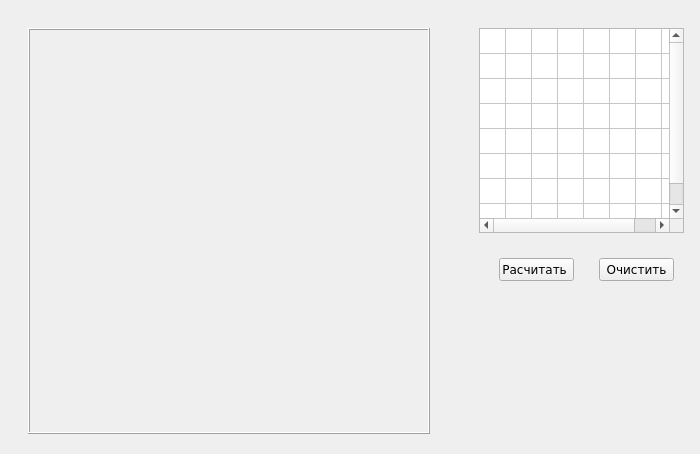
<?xml version="1.0" encoding="UTF-8"?>
<ui version="4.0">
 <class>MainWindow</class>
 <widget class="QMainWindow" name="MainWindow">
  <property name="geometry">
   <rect>
    <x>0</x>
    <y>0</y>
    <width>700</width>
    <height>454</height>
   </rect>
  </property>
  <property name="windowTitle">
   <string>Шахматы</string>
  </property>
  <property name="iconSize">
   <size>
    <width>25</width>
    <height>25</height>
   </size>
  </property>
  <widget class="QWidget" name="centralWidget">
   <property name="font">
    <font>
     <family>Verdana</family>
    </font>
   </property>
   <widget class="QWidget" name="chessBoard" native="true">
    <property name="geometry">
     <rect>
      <x>8</x>
      <y>8</y>
      <width>445</width>
      <height>445</height>
     </rect>
    </property>
    <property name="minimumSize">
     <size>
      <width>445</width>
      <height>445</height>
     </size>
    </property>
    <widget class="ChessBoard" name="board">
     <property name="geometry">
      <rect>
       <x>20</x>
       <y>20</y>
       <width>402</width>
       <height>406</height>
      </rect>
     </property>
     <property name="minimumSize">
      <size>
       <width>402</width>
       <height>402</height>
      </size>
     </property>
     <property name="baseSize">
      <size>
       <width>402</width>
       <height>400</height>
      </size>
     </property>
     <property name="acceptDrops">
      <bool>true</bool>
     </property>
     <property name="frameShape">
      <enum>QFrame::Box</enum>
     </property>
     <property name="frameShadow">
      <enum>QFrame::Raised</enum>
     </property>
    </widget>
   </widget>
   <widget class="QWidget" name="widget" native="true">
    <property name="geometry">
     <rect>
      <x>459</x>
      <y>8</y>
      <width>240</width>
      <height>445</height>
     </rect>
    </property>
    <property name="sizePolicy">
     <sizepolicy hsizetype="Preferred" vsizetype="Preferred">
      <horstretch>0</horstretch>
      <verstretch>0</verstretch>
     </sizepolicy>
    </property>
    <property name="minimumSize">
     <size>
      <width>240</width>
      <height>445</height>
     </size>
    </property>
    <property name="baseSize">
     <size>
      <width>240</width>
      <height>0</height>
     </size>
    </property>
    <widget class="QTableWidget" name="tableWidget">
     <property name="geometry">
      <rect>
       <x>20</x>
       <y>20</y>
       <width>205</width>
       <height>205</height>
      </rect>
     </property>
     <property name="minimumSize">
      <size>
       <width>205</width>
       <height>205</height>
      </size>
     </property>
     <property name="rowCount">
      <number>8</number>
     </property>
     <property name="columnCount">
      <number>8</number>
     </property>
     <attribute name="horizontalHeaderVisible">
      <bool>false</bool>
     </attribute>
     <attribute name="horizontalHeaderCascadingSectionResizes">
      <bool>false</bool>
     </attribute>
     <attribute name="horizontalHeaderDefaultSectionSize">
      <number>25</number>
     </attribute>
     <attribute name="horizontalHeaderHighlightSections">
      <bool>false</bool>
     </attribute>
     <attribute name="horizontalHeaderMinimumSectionSize">
      <number>25</number>
     </attribute>
     <attribute name="verticalHeaderVisible">
      <bool>false</bool>
     </attribute>
     <attribute name="verticalHeaderDefaultSectionSize">
      <number>25</number>
     </attribute>
     <row/>
     <row/>
     <row/>
     <row/>
     <row/>
     <row/>
     <row/>
     <row/>
     <column/>
     <column/>
     <column/>
     <column/>
     <column/>
     <column/>
     <column/>
     <column/>
    </widget>
    <widget class="QPushButton" name="pushButton">
     <property name="geometry">
      <rect>
       <x>40</x>
       <y>250</y>
       <width>75</width>
       <height>23</height>
      </rect>
     </property>
     <property name="text">
      <string>Расчитать </string>
     </property>
    </widget>
    <widget class="QPushButton" name="pushButton_2">
     <property name="geometry">
      <rect>
       <x>140</x>
       <y>250</y>
       <width>75</width>
       <height>23</height>
      </rect>
     </property>
     <property name="text">
      <string>Очистить</string>
     </property>
    </widget>
   </widget>
  </widget>
  <action name="saveAction">
   <property name="text">
    <string>Сохранить игру</string>
   </property>
  </action>
  <action name="loadAction">
   <property name="text">
    <string>Загрузить игру</string>
   </property>
  </action>
  <action name="action_3">
   <property name="text">
    <string>Новая игра</string>
   </property>
  </action>
  <action name="exitAction">
   <property name="text">
    <string>Выход</string>
   </property>
  </action>
 </widget>
 <layoutdefault spacing="6" margin="11"/>
 <customwidgets>
  <customwidget>
   <class>ChessBoard</class>
   <extends>QFrame</extends>
   <header>chessboard.h</header>
   <container>1</container>
  </customwidget>
 </customwidgets>
 <resources/>
 <connections/>
</ui>
